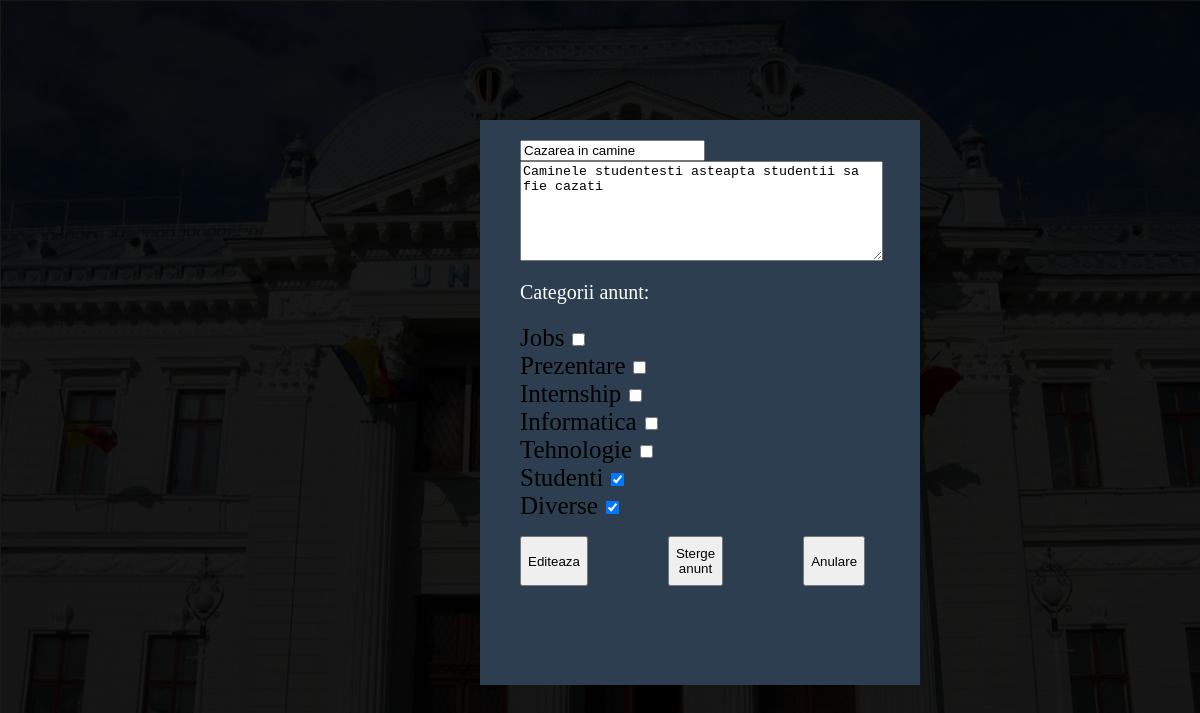
The page /editare-anunt.php?id=8 (signed in) on the database its author committed.
### tables this page shows
CREATE TABLE `anunturi` (
  `id` int(11) NOT NULL,
  `titlu` varchar(255) NOT NULL,
  `descriere` varchar(255) NOT NULL,
  `data` date NOT NULL,
  `jobs` tinyint(1) NOT NULL,
  `prezentari` tinyint(1) NOT NULL,
  `internship` tinyint(1) NOT NULL,
  `informatica` tinyint(1) NOT NULL,
  `tehnologie` tinyint(1) NOT NULL,
  `studenti` tinyint(1) NOT NULL,
  `diverse` tinyint(1) NOT NULL
);

### editare-anunt.php (the view, shortened to what this page needs)
<?php
require_once "connect.php";
if($_SESSION['loggedIn']):?>
    <html xmlns:color="http://www.w3.org/1999/xhtml" xmlns:font-size="http://www.w3.org/1999/xhtml">
    <head>
        <link rel="stylesheet" href="src/style.css" type="text/css">
    </head>
    <body>
    <div class="container-edit-anunt" id="overlay-editare">
        <div class="adaugare-overlay" style="height: 545px;">
            <form method="post" enctype="multipart/form-data" >
                <?php
                $id = $_GET['id'];
                $query = "SELECT * FROM anunturi WHERE id='$id'";
                $result = mysqli_query($connect, $query);
                if($result):
                    while($row = mysqli_fetch_assoc($result)):
                        ?>
                            <input id="titlu" type="text" name="titlu" placeholder="Titlu anunt" value="<?php echo $row['titlu']; ?>">
                            <br>
                            <textarea style="width: 363px; height: 100px;" id="descriere" type="text" name="continut" placeholder="Continut"><?php echo $row['descriere']; ?></textarea>
                            <br>
                            <p style="color:white; font-size: 20px;">Categorii anunt: </p>
                            <label for="jobs">Jobs</label>
                            <input type="checkbox" id="jobs" name="jobs" value="1" <?php if($row['jobs'] == true): ?> checked="checked"<?php endif; ?>>     <br>
                            <label for="jobs">Prezentare</label>
                            <input type="checkbox" id="prezentari" name="prezentari" value="1" <?php if($row['prezentari'] == true): ?> checked="checked"<?php endif; ?>><br>
                            <label for="jobs">Internship</label>
                            <input type="checkbox" id="internship" name="internship" value="1" <?php if($row['internship'] == true): ?> checked="checked"<?php endif; ?>><br>
                            <label for="jobs">Informatica</label>
                            <input type="checkbox" id="infromatica" name="informatica" value="1" <?php if($row['informatica'] == true): ?> checked="checked"<?php endif; ?>><br>
                            <label for="jobs">Tehnologie</label>
                            <input type="checkbox" id="tehnologie" name="tehnologie" value="1" <?php if($row['tehnologie'] == true): ?> checked="checked"<?php endif; ?>><br>
                            <label for="jobs">Studenti</label>
                            <input type="checkbox" id="studenti" name="studenti" value="1" <?php if($row['studenti'] == true): ?> checked="checked"<?php endif; ?>><br>
                            <label for="jobs">Diverse</label>
                            <input type="checkbox" id="diverse" name="diverse" value="1" <?php if($row['diverse'] == true): ?> checked="checked"<?php endif; ?>><br>
                        <p id="overlay-buttons"">
                        <form method="post" action="editare-anunt.php">
                            <button type="submit" name="editare-anunt">Editeaza</button>
                            <button style="margin-left: 80px" type="submit" name="delete-btn">Sterge anunt</button>
                            <button style="margin-left: 80px" name="anulare-btn" type="submit">Anulare</button>
                        </form></p>
                    <?php endwhile;
                endif; ?>
            </form>
        </div>
    </div>
    </body>
    </html>
<?php
else:
    echo "Acces interzis!";
endif;

### src/style.css (style rules this page uses)
body { background-image: url("universitatea.jpg"); background-size: cover; background-attachment: fixed; }
.container-adaugare input, select, label { font-size: 30px; margin-bottom:5px; }
.adaugare-overlay { background-color: #2c3e50; width: 400px; height: 450px; padding-left:40px; padding-top:20px; }
#overlay-buttons { width: 100px; height: 50px; display: flex; }
.container-edit input, select, label { font-size: 25px; margin-bottom:5px; }
.container-edit-anunt { background: rgba(0,0,0,0.9); width: 100%; height: 100vh; position: absolute; top: 0; left: 0; padding-left:40%; padding-top:10%; }

### rows shown on the page
anunturi: titlu "Cazarea in camine", continut "Caminele studentesti asteapta studentii sa fie cazati", studenti "☑", diverse "☑"
